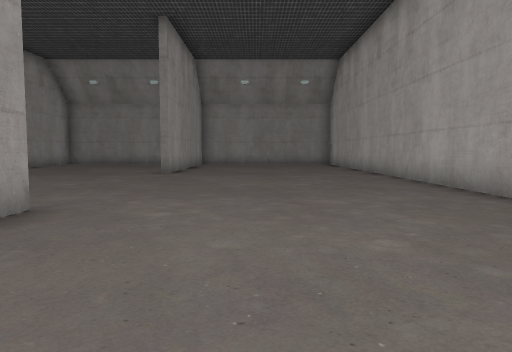
View 1 (above)

19 first-person views from a walk through a Godot game level. The camera is 1.4 m above the floor, tilts 4° down and sees 70° across. Doors that lead somewhere are drawn open, without their leaves. The floor is counted in squares, 2 m on a side. Each view is taken from the middle of a square. On the plan, view 1 faces up. The plan holds only what a view shows up to about 11 squares ahead; the rest is blank. Some surface patterns are stand-ins.

View 2
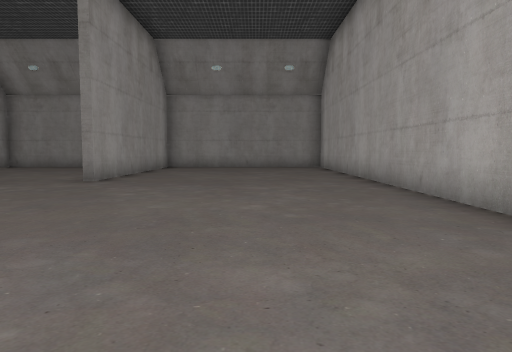

View 3
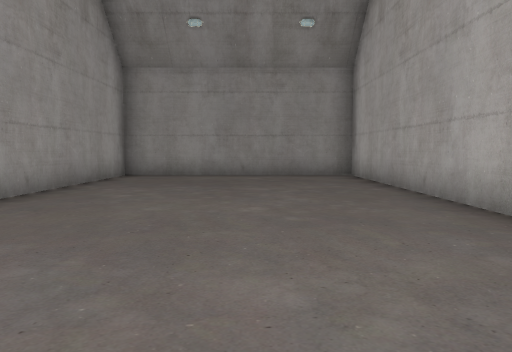

View 4
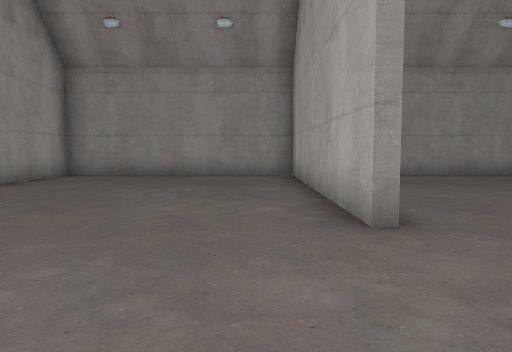

View 5
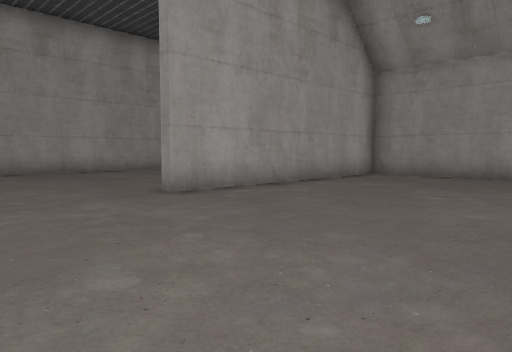

View 6
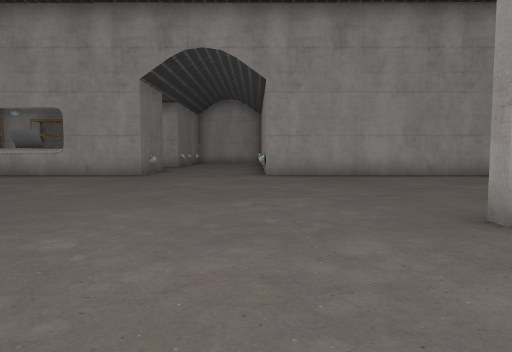

View 7
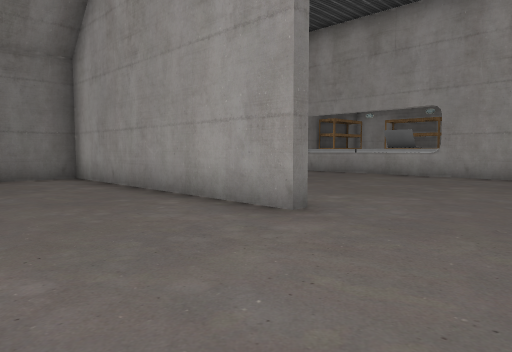

View 8
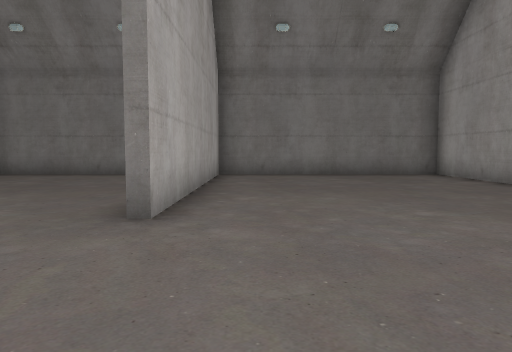

View 9
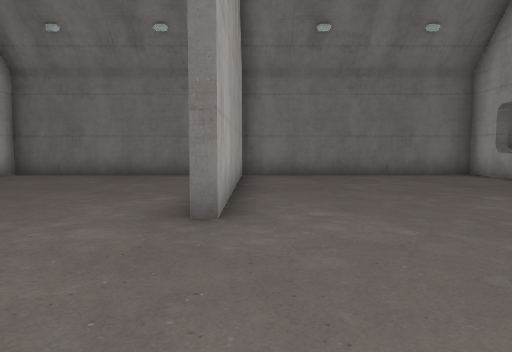

View 10
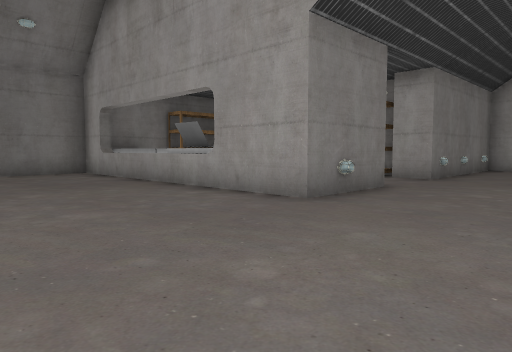

View 11
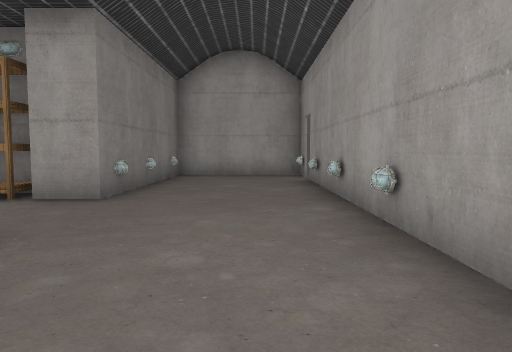

View 12
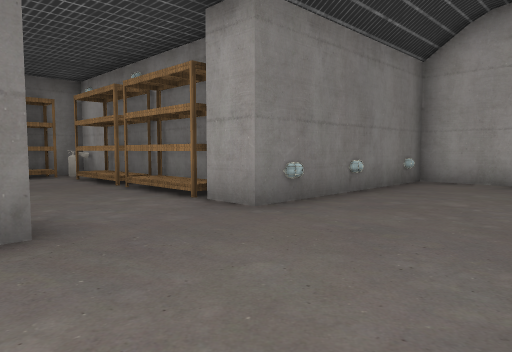

View 13
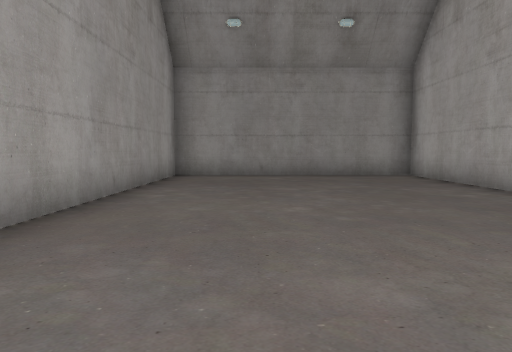

View 14
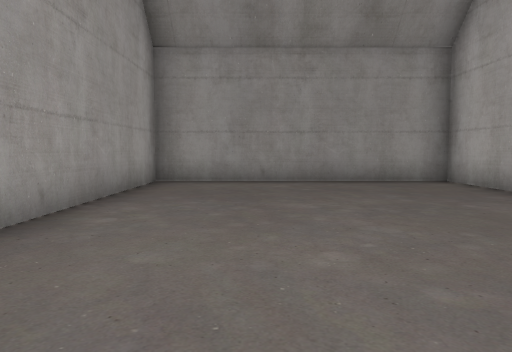

View 15
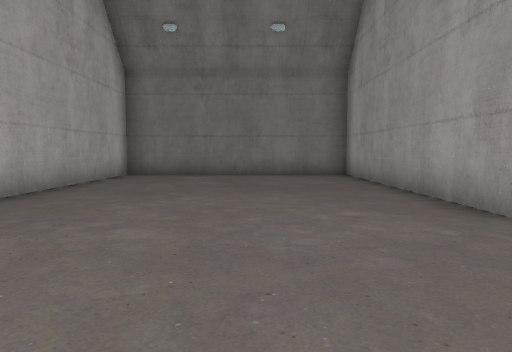

View 16
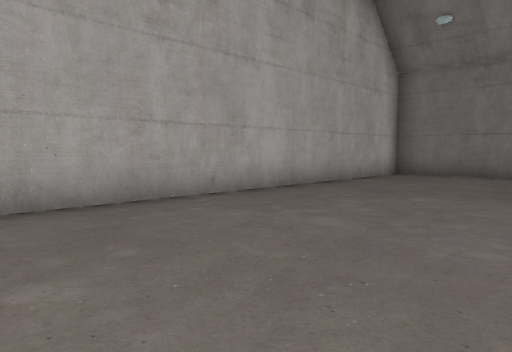

View 17
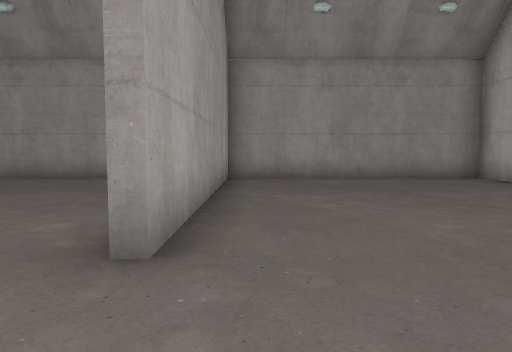

View 18
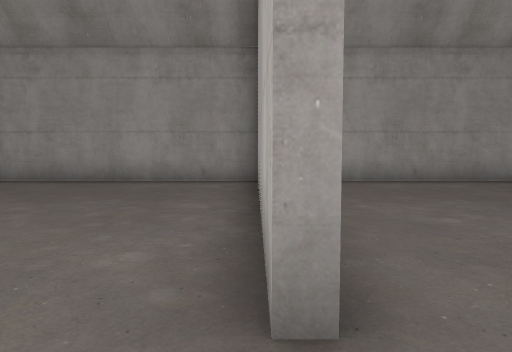

View 19
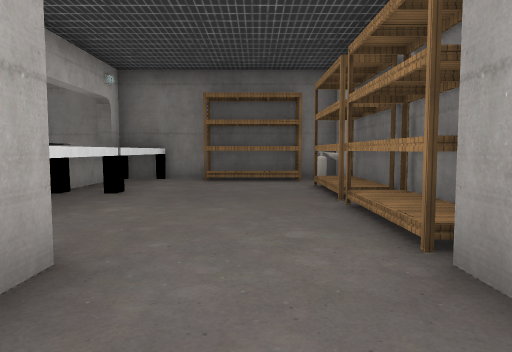

### Floor plan
Points are (right, up) in squares from view 1. A wall is a line through its corners. A room is listed if a view was taken in it or the views show most of it. See-through windows are left out.
Room 1 (views 1, 2, 3, 4, 5, 6, 7, 8, 9, 10, 11, 12, 13, 14, 15, 16, 17, 18, 19)
walls: (-9.3, 4.4) (-9.3, -2.7) (-2.9, -2.7) (-2.9, 4.4); (-2.7, 4.4) (-2.7, -2.7) (3.8, -2.7) (3.7, 18.3) (-16.3, 18.3) (-16.3, 9.5); (-9.6, 14.2) (-9.6, 18.4); (-2.9, 11.2) (-3, 18.4); (-16.3, 5.6) (-16.3, 3.5); (-16.3, 1.6) (-16.3, -2.7) (-9.6, -2.7) (-9.6, 4.2); (-17.8, 9.3) (-24.8, 9.3); (-16.6, 1.6) (-16.6, -1.6); (-18.9, 5.8) (-17.4, 5.8); (-18.8, 4.8) (-18.8, 5.3); (-16.6, -1.1) (-16.6, 0.4); (-9.3, 18.4) (-9.3, 11.2); (-21.2, 5.6) (-21.2, 4.8); (-17.7, -2.1) (-17.7, 1.6); (-2.7, 18.4) (-2.7, 11.2); (-22, 2.6) (-22, -2.1) (-16.6, -2.1); (-26.5, 9.4) (-26.5, 5.8) (-22.4, 5.8)
ways out: door at (-25, 9)
objects: other object (-26, 6); other object (-26, 9); lamp (-24, 6); other object (-24, 9); shelf (-22, 1); shelf (-22, 3) to (-22, 4); lamp (-22, 6); lamp (-22, 9); shelf (-20, -2); lamp (-19, 9); laptop (-17, 2) to (-17, 3); lamp (-17, 6)

Positions as (right, up) in squares from view 1, and headings:
1: (0, 0), facing up
2: (1, 3), facing up
3: (1, 8), facing up
4: (-4, 8), facing up
5: (-4, 8), facing up-left
6: (-6, 9), facing left
7: (-6, 7), facing down-left
8: (-4, 8), facing down
9: (-10, 8), facing down
10: (-12, 9), facing down-left
11: (-16, 8), facing left
12: (-18, 9), facing down-left
13: (-14, 8), facing up
14: (-14, 10), facing up
15: (0, 8), facing down
16: (-1, 8), facing down-right
17: (-2, 9), facing up
18: (-3, 10), facing up
19: (-20, 7), facing down
